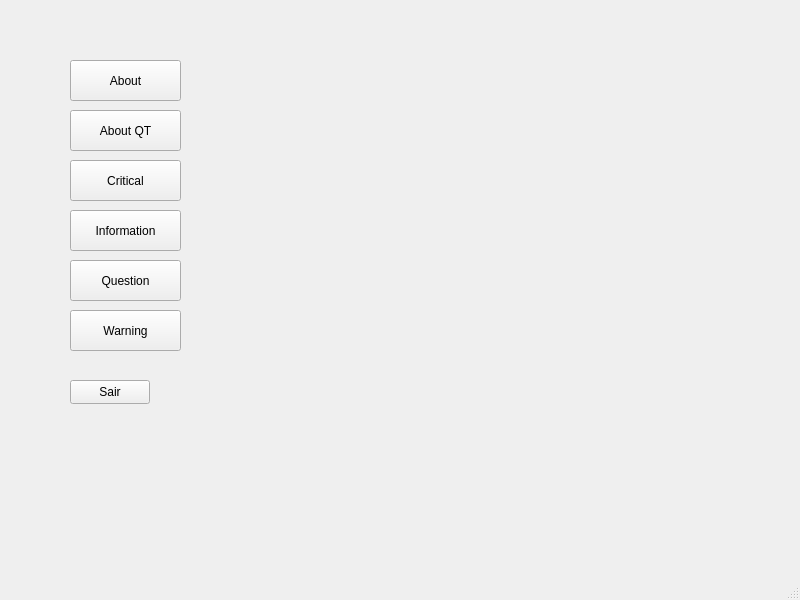
<?xml version="1.0" encoding="UTF-8"?>
<ui version="4.0">
 <class>MainWindow</class>
 <widget class="QMainWindow" name="MainWindow">
  <property name="geometry">
   <rect>
    <x>0</x>
    <y>0</y>
    <width>800</width>
    <height>600</height>
   </rect>
  </property>
  <property name="windowTitle">
   <string>MainWindow</string>
  </property>
  <widget class="QWidget" name="centralwidget">
   <widget class="QPushButton" name="pushButton">
    <property name="geometry">
     <rect>
      <x>70</x>
      <y>60</y>
      <width>111</width>
      <height>41</height>
     </rect>
    </property>
    <property name="text">
     <string>About</string>
    </property>
   </widget>
   <widget class="QPushButton" name="pushButton_2">
    <property name="geometry">
     <rect>
      <x>70</x>
      <y>380</y>
      <width>80</width>
      <height>24</height>
     </rect>
    </property>
    <property name="text">
     <string>Sair</string>
    </property>
   </widget>
   <widget class="QPushButton" name="pushButton_3">
    <property name="geometry">
     <rect>
      <x>70</x>
      <y>110</y>
      <width>111</width>
      <height>41</height>
     </rect>
    </property>
    <property name="text">
     <string>About QT</string>
    </property>
   </widget>
   <widget class="QPushButton" name="pushButton_4">
    <property name="geometry">
     <rect>
      <x>70</x>
      <y>160</y>
      <width>111</width>
      <height>41</height>
     </rect>
    </property>
    <property name="text">
     <string>Critical</string>
    </property>
   </widget>
   <widget class="QPushButton" name="pushButton_5">
    <property name="geometry">
     <rect>
      <x>70</x>
      <y>210</y>
      <width>111</width>
      <height>41</height>
     </rect>
    </property>
    <property name="text">
     <string>Information</string>
    </property>
   </widget>
   <widget class="QPushButton" name="pushButton_6">
    <property name="geometry">
     <rect>
      <x>70</x>
      <y>260</y>
      <width>111</width>
      <height>41</height>
     </rect>
    </property>
    <property name="text">
     <string>Question</string>
    </property>
   </widget>
   <widget class="QPushButton" name="pushButton_7">
    <property name="geometry">
     <rect>
      <x>70</x>
      <y>310</y>
      <width>111</width>
      <height>41</height>
     </rect>
    </property>
    <property name="text">
     <string>Warning</string>
    </property>
   </widget>
  </widget>
  <widget class="QMenuBar" name="menubar">
   <property name="geometry">
    <rect>
     <x>0</x>
     <y>0</y>
     <width>800</width>
     <height>21</height>
    </rect>
   </property>
  </widget>
  <widget class="QStatusBar" name="statusbar"/>
 </widget>
 <resources/>
 <connections/>
</ui>
